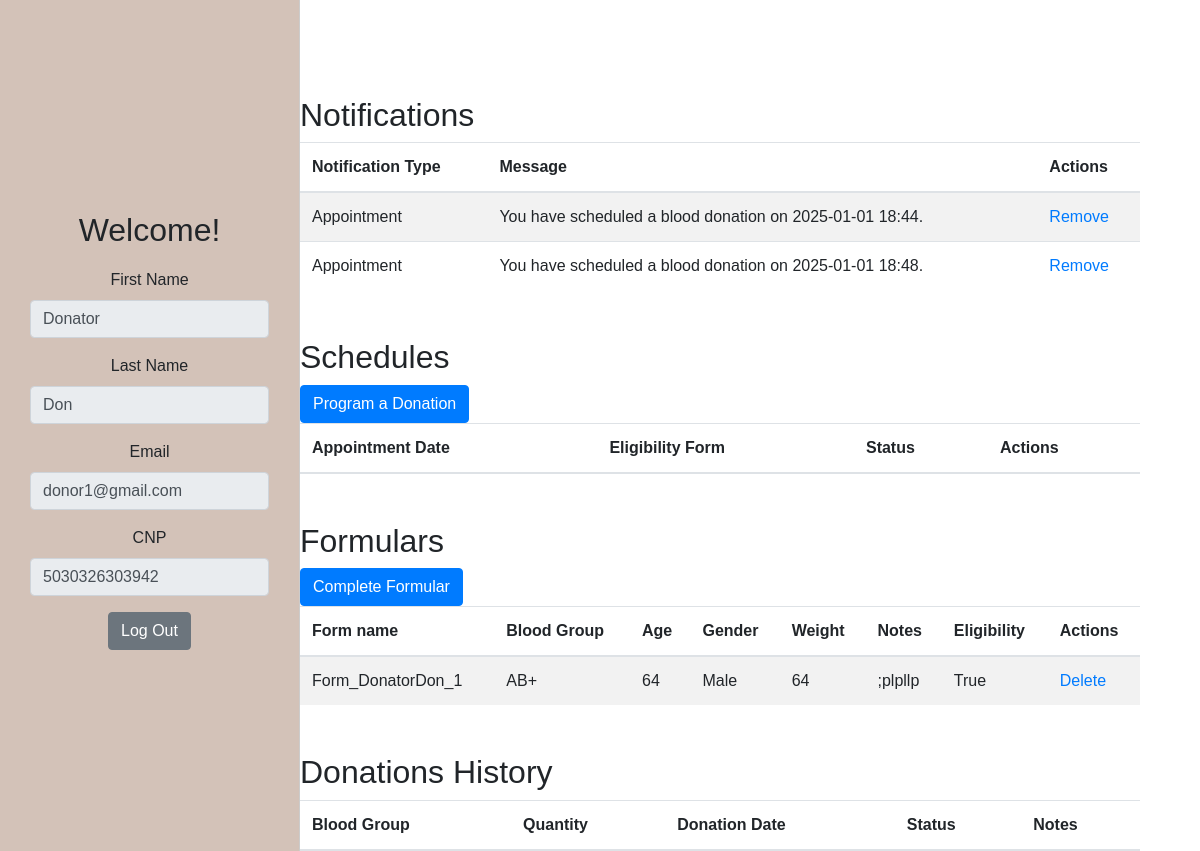
/donor_dashboard/3 (signed in), run on the app's committed database.
### models/user.py (models this page shows, shortened)
class User(db.Model):
    __tablename__ = 'User'
    UserID = db.Column(db.Integer, primary_key=True, autoincrement=True)
    Role = db.Column(db.String, nullable=False)
    FirstName = db.Column(db.String, nullable=False)
    LastName = db.Column(db.String, nullable=False)
    Email = db.Column(db.String, unique=True, nullable=False)
    Password = db.Column(db.String, nullable=False)
    CNP = db.Column(db.String(13), unique=True, nullable=False)

### models/notification.py (models this page shows)
class Notification(db.Model):
    __tablename__ = 'Notification'
    NotificationID = db.Column(db.Integer, primary_key=True, autoincrement=True)
    DonorID = db.Column(db.Integer, db.ForeignKey('Donor.DonorID', ondelete='CASCADE'))
    NotificationType = db.Column(db.String(50), nullable=False)
    Message = db.Column(db.Text, nullable=False)
    donor = db.relationship('Donor', backref='notifications')

### models/eligibility_form.py (models this page shows)
class EligibilityForm(db.Model):
    __tablename__ = 'EligibilityForm'
    FormID = db.Column(db.Integer, primary_key=True, autoincrement=True)
    DonorID = db.Column(db.Integer, db.ForeignKey('Donor.DonorID', ondelete='CASCADE'))
    FormName = db.Column(db.String(50), nullable=False)
    BloodGroup = db.Column(db.String(5), nullable=False)
    Age = db.Column(db.Integer, nullable=False)
    Gender = db.Column(db.String(10), nullable=False)
    Weight = db.Column(db.Integer, nullable=False)
    Notes = db.Column(db.Text, nullable=False)
    IsEligible = db.Column(db.Boolean, default=True)
    donor = db.relationship('Donor', backref='eligibility_forms', lazy=True)

### controllers/donor_controller.py (the view)
    @app.route('/donor_dashboard/<int:id>')
    def donor_dashboard(id: int):
        user = User.query.get(id)
        if not user:
            flash('User not found.', 'error')
            return redirect(url_for('login'))
        donor = Donor.query.filter_by(UserID=id).first()
        if not donor:
            flash('Donor not found.', 'error')
            return redirect(url_for('login'))
        schedules = Schedule.query.filter_by(DonorID=donor.DonorID).all()
        donations = db.session.query(Donation).join(Schedule).filter(Schedule.DonorID == donor.DonorID).all()
        eligibility_forms = EligibilityForm.query.filter_by(DonorID=donor.DonorID).all()
        notifications = Notification.query.filter_by(DonorID=donor.DonorID).all()
        return render_template(
            'donor/donor_dashboard.html',
            donor=donor,
            user=user,
            donations=donations,
            schedules=schedules,
            eligibility_forms=eligibility_forms,
            notifications=notifications,
        )

### templates/donor/donor_dashboard.html (shortened to what this page needs)
{% extends "dashboard_base.html" %}
{% block sidebar_title %}
    Welcome!
{% endblock %}
{% block sidebar_content %}
    <form method="POST" id="editForm">
    <div class="form-group">
        <label for="firstName">First Name</label>
        <input type="text" class="form-control" id="firstName" name="first_name" value="{{ user.FirstName }}" readonly>
    </div>
    <div class="form-group">
        <label for="lastName">Last Name</label>
        <input type="text" class="form-control" id="lastName" name="last_name" value="{{ user.LastName }}" readonly>
    </div>
    <div class="form-group">
        <label for="email">Email</label>
        <input type="email" class="form-control" id="email" name="email" value="{{ user.Email }}" readonly>
    </div>
    <div class="form-group">
        <label for="cnp">CNP</label>
        <input type="text" class="form-control" id="cnp" name="cnp" value="{{ user.CNP }}" readonly>
    </div>
         <a href="{{ url_for('logout', id=session['user_id']) }}" class="btn btn-secondary">Log Out</a>
    </form>
{% endblock %}
{% block main_content %}
<div class="container mt-5" id="notificationTable">
    <h2>Notifications</h2>
    <table class="table table-striped">
        <thead>
            <tr>
                <th>Notification Type</th>
                <th>Message</th>
                <th>Actions</th>
            </tr>
        </thead>
        <tbody>
            {% for notification in notifications %}
            <tr>
                <td>{{notification.NotificationType }}</td>
                <td>{{ notification.Message }}</td>
                <td>
                    <a href="{{ url_for('delete_notification', notification_id=notification.NotificationID) }}">Remove</a>
                </td>
            </tr>
            {% endfor %}
        </tbody>
    </table>
</div>
<div class="container mt-5" id="scheduleTable">
    <h2>Schedules</h2>
    <a href="/create/schedule/{{ donor.DonorID }}" class="btn btn-primary">Program a Donation</a>
    <table class="table table-striped">
        <thead>
            <tr>
                <th>Appointment Date</th>
                <th>Eligibility Form</th>
                <th>Status</th>
                <th>Actions</th>
            </tr>
        </thead>
    </table>
</div>
<div class="container mt-5" id="formTable">
    <h2>Formulars</h2>
    <a href="/create/form/{{ donor.DonorID }}" class="btn btn-primary">Complete Formular</a>
    <table class="table table-striped">
        <thead>
            <tr>
                <th>Form name</th>
                <th>Blood Group</th>
                <th>Age</th>
                <th>Gender</th>
                <th>Weight</th>
                <th>Notes</th>
                <th>Eligibility</th>
                <th>Actions</th>
            </tr>
        </thead>
        <tbody>
            {% if eligibility_forms %}
                {% for form in eligibility_forms %}
                <tr>
                    <td>{{ form.FormName }}</td>
                    <td>{{ form.BloodGroup }}</td>
                    <td>{{ form.Age }}</td>
                    <td>{{ form.Gender }}</td>
                    <td>{{ form.Weight }}</td>
                    <td>{{ form.Notes }}</td>
                    <td>{{ form.IsEligible }}</td>
                    <td>
                        <a href="/delete/form/{{ form.FormID }}">Delete</a>
                    </td>
                </tr>
                {% endfor %}
            {% else %}
                <tr>
                    <td colspan="8">No forms found</td>
                </tr>
            {% endif %}
        </tbody>
    </table>
</div>
<div class="container mt-5" id="donationTable">
    <h2>Donations History</h2>
    <table class="table table-striped">
        <thead>
            <tr>
                <th>Blood Group</th>
                <th>Quantity</th>
                <th>Donation Date</th>
                <th>Status</th>
                <th>Notes</th>
            </tr>
        </thead>
    </table>
</div>
{% endblock %}

### templates/dashboard_base.html (shortened to what this page needs)
<!DOCTYPE html>
<html lang="en">
<head>
    <link rel="stylesheet" href="https://stackpath.bootstrapcdn.com/bootstrap/4.5.2/css/bootstrap.min.css">
    <link rel="stylesheet" href="/static/dashboard.css">
</head>
<body>
    <div class="container-fluid mt-5">
        <div class="row">
            <div class="col-md-3" id="sidebar">
                <h2>{% block sidebar_title %}User Profile{% endblock %}</h2>
                    <div class="sidebar-content">
                    {% block sidebar_content %}{% endblock %}
                    </div>
             </div>
            <div class="col-md-9">
                {% block main_content %}{% endblock %}
            </div>
        </div>
    </div>
</body>
</html>

### static/dashboard.css (style rules this page uses)
body { font-family: Arial, sans-serif; background-color: #ffffff }
h2 { margin-top: 20px; }
.table { margin-bottom: 0; }
.container-fluid { max-width: 1200px; margin: 0 auto; }
#sidebar { position: fixed; top: 0; left: 0; height: 100%; width: 300px; padding: 20px; background-color: #d3c2b8; border-right: 1px solid #ccc; z-index: 100; display: flex; flex-direction: column; justify-content: center; align-items: center; }
.sidebar-content { width: 100%; padding: 10px; text-align: center; }
.container { margin-left: 270px; }

### data on the page
User: first_name "Donator", last_name "Don", email "donor1@gmail.com", cnp "5030326303942"
Notification: NotificationType "Appointment", Message "You have scheduled a blood donation on 2025-01-01 18:44."
Notification: NotificationType "Appointment", Message "You have scheduled a blood donation on 2025-01-01 18:48."
EligibilityForm: FormName "Form_DonatorDon_1", BloodGroup "AB+", Age "64", Gender "Male", Weight "64", Notes ";plpllp", IsEligible "True"
